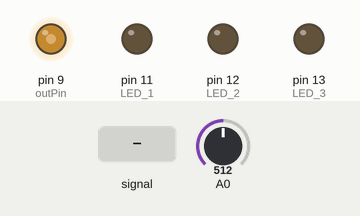
Recording of a sketch running on a simulated Arduino Uno, built with avr-gcc and run on an emulated ATmega328P. Parts: output pins drawn as LEDs (lit = HIGH). Inputs (shaded band) come from the test bench; at power-on: A0 = 512. What the sketch prints to the serial monitor is not drawn.

Above: at 1.2 s.
1.3 s: A0 fed a 200 Hz sine of ±255 counts around its level
At 2.4 s:
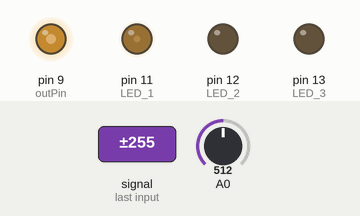
2.8 s: A0 set to 276
At 4.0 s:
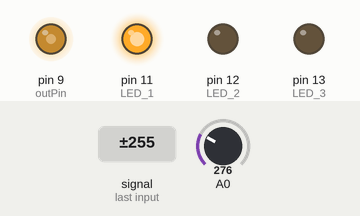
4.3 s: A0 set to 241
At 5.1 s:
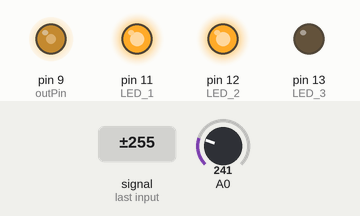
5.8 s: A0 set to 225
At 6.3 s:
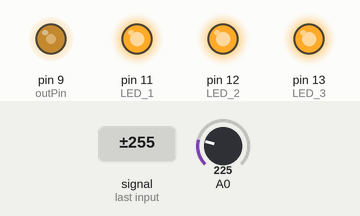
Timing chart, 0 to 8.3 s (numbered marks = the images above; inputs shaded):
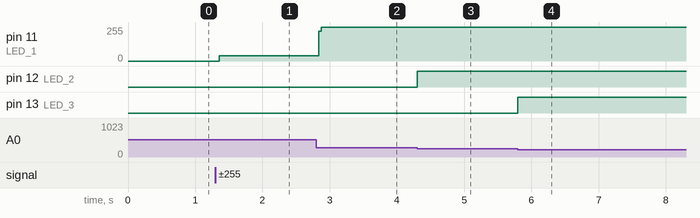

The sketch:

PWM_Freq4Modif.ino
```cpp
//****************************************************************************************
// PWM Square Wave Generator
// VLO 2013-2014
//****************************************************************************************
  int LED_1 = 11; //initialisation LED
  int LED_2 = 12;
  int LED_3 = 13;

const int outPin = 9; // output pin
const float maxFreq = 16000000; //max freq supported by Arduino (16MHz)

void setup()
{
  int LED_1 = 11;
  int LED_2 = 12;
  int LED_3 = 13;

  Serial.begin(115200); //for sending A0 pin values

  pinMode(outPin,OUTPUT);        //Signal generator pin

  setFrequency(300000); //generate a square wave (in this case at 1000Hz)

  //for test
  //Serial.println();
  //Serial.println(ICR1);
  //Serial.println(TCCR1B);

  pinMode(LED_1, OUTPUT);
  pinMode(LED_2, OUTPUT);
  pinMode(LED_3, OUTPUT);


}

void loop()
{


  int val = analogRead(0);
  Serial.write( 0xff );
  Serial.write( (val >> 8) & 0xff );
  Serial.write( val & 0xff );

  if ( val <235 ) //Paume 1.15V
  {
    digitalWrite(LED_1, HIGH);
    digitalWrite(LED_2, HIGH);
    digitalWrite(LED_3, HIGH);
  }
  else if ( val < 255) //Deux doigts 1.25V
  {
    digitalWrite(LED_1, HIGH);
    digitalWrite(LED_2, HIGH);
    digitalWrite(LED_3, LOW);

  }
  else if ( val < 286) //Un doigt 1.40V
  {
    digitalWrite(LED_1, HIGH);
    digitalWrite(LED_2, LOW);
    digitalWrite(LED_3, LOW);

  }
  else
  {
    digitalWrite(LED_1, LOW);
    digitalWrite(LED_2, LOW);
    digitalWrite(LED_3, LOW);
  }

}


//set frequency (Hz)
//min frequency: 0.24 Hz
//max frequency: 8MHz
void setFrequency(float frequency)
{

  if(frequency >=0.24 || frequency <=8000000)
  {

    TCCR1A=0b10000010;        // Set up frequency generator, mode 14 (Fast PWM)
    //WGM11 = 1, COM1A1 = 1
    //Fast PWM: TOP=ICR1, update of OCR1x=BOTTOM, TOV1 Flag Set on TOP


    unsigned int v=0;
    int indscale=0;
    float prescale[] = {1.0,8.0,64.0,256.0,1024.0};
    float period=1/frequency;

    while(v==0)
    {
      float curfreq=maxFreq/prescale[indscale];
      float tickperiod=1/curfreq;
      float nbtick=period/tickperiod;

      if(nbtick>65535)
      {
        indscale=indscale+1;
      }
      else
      {
        v=nbtick;
      }

    }

    int c=prescale[indscale];

     switch (c) {

         case 1: TCCR1B=0b00011001; break;
         case 8: TCCR1B=0b00011010; break;
         case 64: TCCR1B=0b00011011; break;
         case 256: TCCR1B=0b00011100; break;
         case 1024: TCCR1B=0b00011101; break;
         default: TCCR1B=0b00011000;
     }

    //WGM12 = 1, WGM13 = 1

    //three last bit of TCCR1B:    CS12   CS11   CS10
    // 0: no clock (timer stopped)  0      0      0
    // clk/1: no prescaling         0      0      1
    // clk/8                        0      1      0
    // clk/64                       0      1      1
    // clk/256                      1      0      0
    // clk/1024                     1      0      1


    ICR1=v; //pulse duration = ICR1 value x time per counter tick

    //for 16Mhz (chip frequency)
    //Prescale	Time per counter tick
    //1	        0.0625 uS
    //8	        0.5 uS
    //64	4 uS
    //256	16 uS
    //1024	64uS

    OCR1A=v/2; //Output Compare Register //low state

  }


}
```

Measured:
- the behaviour switches between 255 and 254 on A0 (found by bisection; images 2 and 3)
- after the input at 1.3 s, pin 11 (LED_1): 0/255 → 39/255 after 0.05 s
- after the input at 2.8 s, pin 11 (LED_1): 39/255 → 255/255 at once
- after the input at 4.3 s, pin 12 (LED_2): LOW → HIGH at once
- after the input at 5.8 s, pin 13 (LED_3): LOW → HIGH at once
